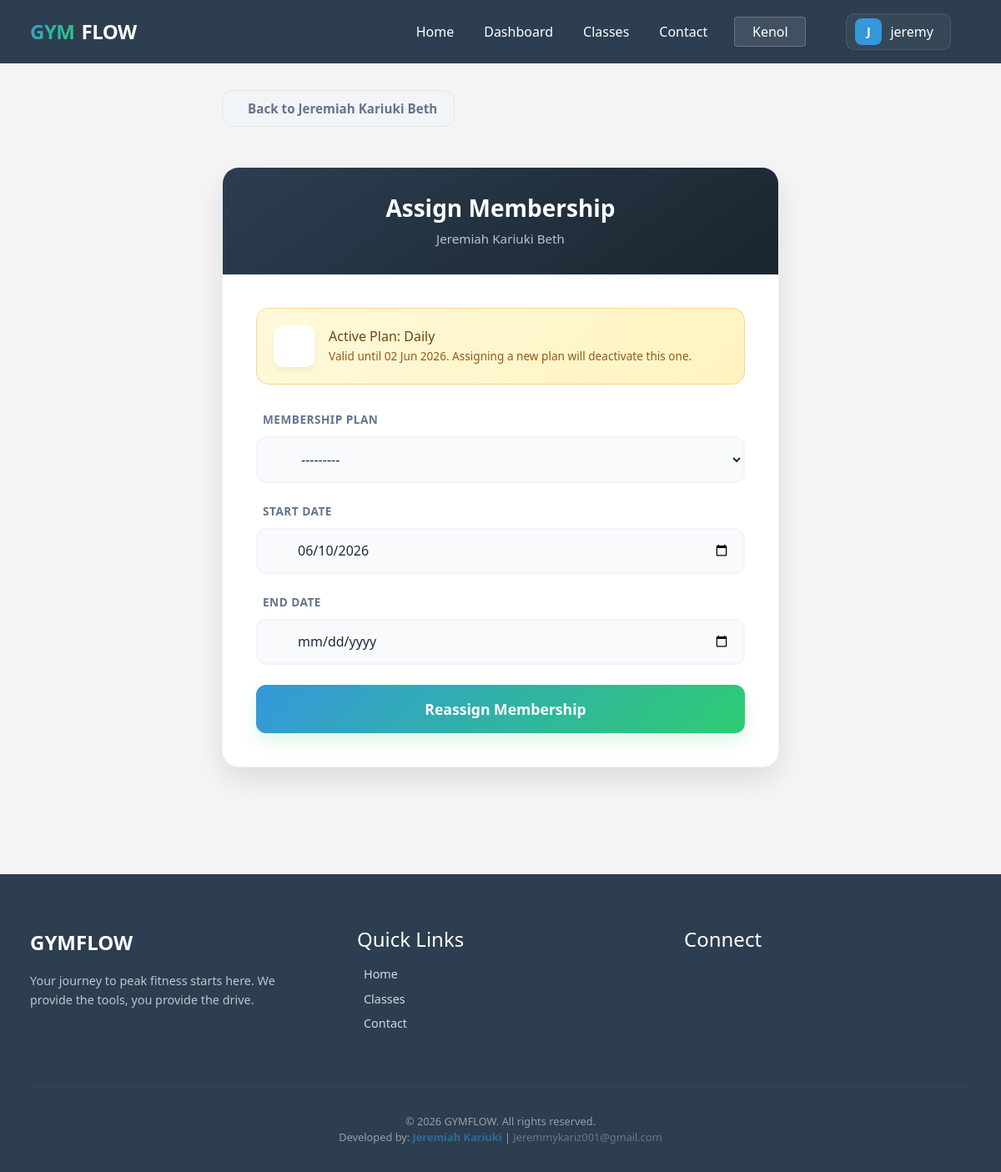
Page /members/2/membership/ (signed in) on the committed database.
### base/gym/models.py (models this page shows, shortened)
class Branch(models.Model):
    name = models.CharField(max_length=100)
    address = models.TextField()
    phone = models.CharField(max_length=20)
    email = models.EmailField()
    manager_name = models.CharField(max_length=100)
    logo = models.ImageField(upload_to='branch_logos/', blank=True, null=True)
    logo_url = models.URLField(blank=True, null=True)
    created_at = models.DateTimeField(auto_now_add=True)

class Member(models.Model):
    branch = models.ForeignKey(Branch, on_delete=models.CASCADE, related_name="members", null=True, blank=True)
    user = models.OneToOneField(User, on_delete=models.CASCADE, related_name="member_profile", null=True, blank=True)
    full_name = models.CharField(max_length=120)
    phone = models.CharField(max_length=20, unique=True, null=True, blank=True)
    email = models.EmailField(blank=True, null=True)
    address = models.CharField(max_length=200, blank=True)
    joined_on = models.DateField(auto_now_add=True)
    checkin_token = models.UUIDField(default=uuid.uuid4, unique=True, editable=False)
    membership_Plan = models.ForeignKey("MembershipPlan", on_delete=models.SET_NULL, null=True, blank=True)
    GOAL_CHOICES = [
        ("Weight Loss", "Weight Loss"),
        ("Muscle Gain", "Muscle Gain"),
        ("Endurance", "Endurance"),
        ("Flexibility", "Flexibility"),
        ("General Fitness", "General Fitness"),
    ]
    fitness_goal = models.CharField(max_length=50, choices=GOAL_CHOICES, default="General Fitness")
    medical_conditions = models.TextField(blank=True, null=True)
    bio = models.TextField(blank=True, null=True)
    profile_picture = models.ImageField(upload_to='profile_pics/', blank=True, null=True, help_text="Upload profile image")

class Membership(models.Model):
    member = models.ForeignKey(Member, on_delete=models.CASCADE, related_name="memberships")
    plan = models.ForeignKey(MembershipPlan, on_delete=models.PROTECT)
    start_date = models.DateField(default=timezone.now)
    end_date = models.DateField(blank=True, null=True)
    is_active = models.BooleanField(default=True, db_index=True)

class MembershipPlan(models.Model):
    name = models.CharField(max_length=60)
    price = models.DecimalField(max_digits=10, decimal_places=2)
    duration_days = models.PositiveIntegerField()
    def __str__(self):
        return f"{self.name} - {self.price}"

### base/gym/decorators.py (the view)
    def wrapper(request, *args, **kwargs):
        if not request.user.is_authenticated:
            return redirect("login")
        if not request.user.is_staff:
            return redirect("login_redirect")
        return view_func(request, *args, **kwargs)

### base/gym/forms.py
class MembershipForm(forms.ModelForm):
    class Meta:
        model = Membership
        fields = ["plan", "start_date", "end_date"]
        widgets = {
            "start_date": forms.DateInput(attrs={"type": "date"}),
            "end_date": forms.DateInput(attrs={"type": "date"}),
        }

### base/gym/context_processors.py (called while the page is built)
def branch_context(request):
    active_branch_id = request.session.get('active_branch_id')
    active_branch = None
    if active_branch_id:
        try:
            active_branch = Branch.objects.get(id=active_branch_id)
        except Branch.DoesNotExist:
            pass
    return {
        'all_branches': Branch.objects.all(),
        'active_branch': active_branch,
    }

### base/templates/gym/membership_form.html (shortened to what this page needs)
{% extends 'gym/base.html' %}
{% block content %}
<div class="membership-container">
    <div style="margin-bottom: 1.5rem;">
        <a href="{% url 'member_detail' member.id %}" class="back-link">
             Back to {{ member.full_name }}
        </a>
    </div>
    <div class="premium-card">
        <div class="card-header">
            <h1>Assign Membership</h1>
            <p>{{ member.full_name }}</p>
        </div>
        <div class="card-body">
            {% if active_membership %}
            <div class="current-plan-alert">
                <div class="alert-icon">
                </div>
                <div class="alert-info">
                    <h4>Active Plan: {{ active_membership.plan.name }}</h4>
                    <p>Valid until {{ active_membership.end_date|date:"d M Y" }}. Assigning a new plan will deactivate
                        this one.</p>
                </div>
            </div>
            {% endif %}
            <form method="post" class="modern-form">
                <div class="form-group">
                    <label for="{{ form.plan.id_for_label }}">
                         Membership Plan
                    </label>
                    <div class="input-wrapper">
                        {{ form.plan }}
                    </div>
                </div>
                <div class="form-group">
                    <label for="{{ form.start_date.id_for_label }}">
                         Start Date
                    </label>
                    <div class="input-wrapper">
                        {{ form.start_date }}
                    </div>
                </div>
                <div class="form-group">
                    <label for="{{ form.end_date.id_for_label }}">
                         End Date
                    </label>
                    <div class="input-wrapper">
                        {{ form.end_date }}
                    </div>
                </div>
                <button type="submit" class="submit-btn" id="submitMembership">
                    {% if active_membership %}Reassign Membership{% else %}Assign Membership{% endif %}
                </button>
            </form>
        </div>
    </div>
</div>
{% endblock %}

### base/templates/gym/base.html (shortened to what this page needs)
{% load static %}
<!DOCTYPE html>
<html lang="en">
<head>
    <link href="https://cdn.jsdelivr.net/npm/bootstrap@5.3.0/dist/css/bootstrap.min.css" rel="stylesheet">
    <link rel="stylesheet" href="{% static 'gym/css/main.css' %}?v=1.1">
</head>
<body class="{% block body_class %}{% endblock %}">
    <nav>
        <div class="container nav-container">
            <div class="brand">
                <span class="brand-gym">GYM</span>
                <span class="brand-flow">FLOW</span>
            </div>
            <div class="nav-links">
                <a href="{% url 'home' %}" class="{% if request.resolver_match.url_name == 'home' %}active{% endif %}">
                     Home
                </a>
                {% if user.is_authenticated %}
                <a href="{% url 'portal_dashboard' %}"
                    class="{% if request.resolver_match.url_name == 'portal_dashboard' %}active{% endif %}">
                     Dashboard
                </a>
                {% endif %}
                <a href="{% url 'class_schedule' %}"
                    class="{% if request.resolver_match.url_name == 'class_schedule' %}active{% endif %}">
                    Classes
                </a>
                <a href="{% url 'contact' %}"
                    class="{% if request.resolver_match.url_name == 'contact' %}active{% endif %}">
                     Contact
                </a>
                {% if user.is_authenticated %}
                {% if user.is_staff %}
                <div class="branch-selector">
                    <button class="branch-btn" onclick="this.nextElementSibling.classList.toggle('show')">
                        {% if active_branch %}{{ active_branch.name }}{% else %}{{
                        request.session.active_branch_name|default:"Overall" }}{% endif %}
                    </button>
                </div>
                {% endif %}
                {% with m_name=user.member_profile.full_name|default:user.username %}
                <div class="header-profile-dropdown">
                    <a href="javascript:void(0)" class="header-profile-link" id="profileTrigger">
                        <div class="avatar-nav">
                            {% if user.member_profile.profile_picture %}
                            <img src="{{ user.member_profile.profile_picture.url|default:user.member_profile.profile_picture }}"
                                alt="" class="avatar-img">
                            {% else %}
                            {{ m_name|slice:":1"|upper }}
                            {% endif %}
                        </div>
                        <span class="d-none d-lg-inline">{{ m_name }}</span>
                    </a>
                </div>
                {% endwith %}
                {% else %}
                <a href="{% url 'login' %}" class="btn btn-login">Login</a>
                {% endif %}
            </div>
        </div>
    </nav>
    <div class="container">
        {% block content %}{% endblock %}
    </div>
    <footer class="site-footer">
        <div class="container">
            <div class="footer-grid">
                <div>
                    <div class="footer-brand">GYMFLOW</div>
                    <p class="footer-tagline">Your journey to peak fitness starts
                        here. We provide the tools, you provide the drive.</p>
                </div>
                <div>
                    <h4 class="footer-heading">Quick Links</h4>
                    <ul class="footer-links">
                        <li>
                            <a href="{% url 'home' %}">
                                 Home
                            </a>
                        </li>
                        <li>
                            <a href="{% url 'class_schedule' %}">
                                 Classes
                            </a>
                        </li>
                        <li>
                            <a href="{% url 'contact' %}">
                                 Contact
                            </a>
                        </li>
                    </ul>
                </div>
                <div>
                    <h4 class="footer-heading">Connect</h4>
                </div>
            </div>
            <div class="footer-bottom">
                <div class="footer-copyright">
                    &copy; 2026 GYMFLOW. All rights reserved.
                </div>
                <div class="footer-developer">
                    Developed by: <span style="color: #3498db; font-weight: 600;">Jeremiah Kariuki</span> |
                    <a href="mailto:Jeremmykariz001@gmail.com"
                        style="color: rgba(255,255,255,0.6); text-decoration: none; transition: 0.3s;"
                        onmouseover="this.style.color='#3498db'" onmouseout="this.style.color='rgba(255,255,255,0.6)'">
                         Jeremmykariz001@gmail.com
                    </a>
                </div>
            </div>
        </div>
    </footer>
</body>
</html>

### static/gym/css/main.css (style rules this page uses)
* { margin: 0; padding: 0; box-sizing: border-box; }
body { font-family: 'Segoe UI', Tahoma, Geneva, Verdana, sans-serif; background-color: #f5f5f5; color: #333; }
nav { background-color: #2c3e50; color: white; padding: 1rem; margin-bottom: 2rem; }
nav a { color: white; text-decoration: none; margin-right: 1.5rem; font-weight: 500; }
.container { max-width: 1200px; margin: 0 auto; padding: 0 20px; }
.nav-container { display: flex; align-items: center; justify-content: space-between; }
.nav-links { display: flex; align-items: center; gap: 0.5rem; }
h1 { color: #2c3e50; margin-bottom: 1.5rem; }
form { background: white; padding: 1.5rem; border-radius: 4px; box-shadow: 0 2px 4px rgba(0, 0, 0, 0.1); max-width: 500px; }
.form-group { margin-bottom: 1rem; }
label { display: block; margin-bottom: 0.5rem; font-weight: 500; }
input, select, textarea { width: 100%; padding: 0.6rem; border: 1px solid #ddd; border-radius: 4px; font-size: 1rem; font-family: inherit; }
.back-link { display: inline-flex; align-items: center; gap: 10px; margin-bottom: 1.5rem; color: #64748b; text-decoration: none; font-size: 0.95rem; font-weight: 600; transition: all 0.3s cubic-bezier(0.4, 0, 0.2, 1); padding: 0.6rem 1.25rem; border-radius: 12px; background: rgba(241, 245, 249, 0.8); border: 1px solid #e2e8f0; backdrop-filter: blur(8px); }
.branch-selector { display: inline-block; margin-right: 1.5rem; position: relative; }
.branch-btn { background: rgba(255, 255, 255, 0.1); border: 1px solid rgba(255, 255, 255, 0.2); color: white; padding: 0.3rem 0.8rem; border-radius: 4px; display: flex; align-items: center; gap: 0.5rem; cursor: pointer; }
.brand { font-size: 1.5rem; font-weight: 800; letter-spacing: -0.5px; display: flex; align-items: center; gap: 0.5rem; }
.brand-gym { background: linear-gradient(135deg, #3498db, #2ecc71); background-clip: text; -webkit-background-clip: text; -webkit-text-fill-color: transparent; }
.brand-flow { color: #fff; }
.header-profile-dropdown { position: relative; margin-left: 1rem; }
.header-profile-link { display: flex; align-items: center; gap: 10px; padding: 5px 10px; border-radius: 10px; background: rgba(255, 255, 255, 0.05); border: 1px solid rgba(255, 255, 255, 0.1); transition: all 0.3s ease; }
.avatar-nav { width: 32px; height: 32px; background: #3498db; color: white; display: flex; align-items: center; justify-content: center; border-radius: 8px; font-weight: 700; font-size: 0.9rem; overflow: hidden; }
.site-footer { background: #2c3e50; color: white; padding: 4rem 1rem 2rem; margin-top: 8rem; }
.footer-grid { display: grid; grid-template-columns: repeat(auto-fit, minmax(200px, 1fr)); gap: 3rem; }
.footer-brand { font-size: 1.5rem; font-weight: 800; margin-bottom: 1rem; }
.footer-tagline { opacity: 0.7; font-size: 0.9rem; line-height: 1.6; }
.footer-heading { margin-bottom: 1rem; }
.footer-links { list-style: none; padding: 0; opacity: 0.8; font-size: 0.9rem; }
.footer-links li { margin-bottom: 0.5rem; }
.footer-links a { color: inherit; text-decoration: none; }
.footer-bottom { border-top: 1px solid rgba(255, 255, 255, 0.1); margin-top: 3rem; padding-top: 2rem; text-align: center; opacity: 0.5; font-size: 0.8rem; }

### rows in the picture
Branch: name "Kenol"
Member: full_name "Jeremiah Kariuki Beth"
Membership: plan.name "Daily", end_date "02 Jun 2026"

### other values in the picture
{{ m_name|slice:":1"|upper }} "J"
{{ m_name }} "jeremy"
